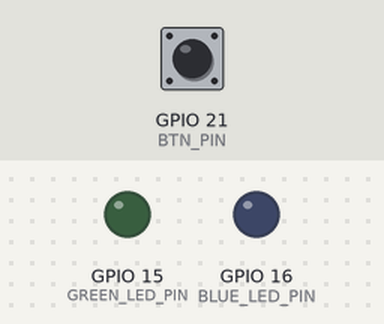
Simulated run of this program. Board: ESP32-S3. Shown: output pins drawn as LEDs (lit = HIGH). Dashed ring = blinking. Inputs (shaded band) come from the test bench; at power-on: GPIO 21 (BTN_PIN) HIGH.

Above: at 1.2 s.
1.3 s: GPIO 21 (BTN_PIN) pulled LOW for 1 s
At 1.4 s:
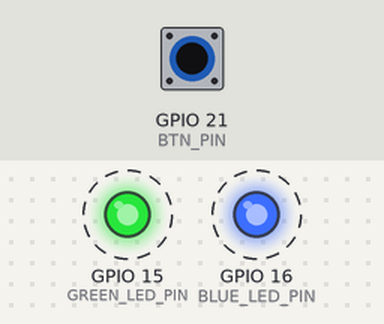
4.3 s: GPIO 21 (BTN_PIN) pulled LOW for 3.2 s
At 8.7 s:
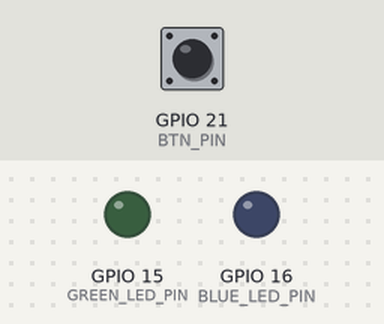
Timing chart, 0 to 10.2 s (numbered marks = the images above; inputs shaded):
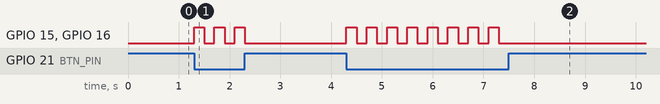

Measured:
- after the input at 1.3 s, GPIO 15 (GREEN_LED_PIN), GPIO 16 (BLUE_LED_PIN): alternates HIGH for 0.20 s and LOW for 0.20 s, 6 changes in all, then stays LOW, starting at once
- after the input at 4.3 s, GPIO 15 (GREEN_LED_PIN), GPIO 16 (BLUE_LED_PIN): alternates HIGH for 0.20 s and LOW for 0.20 s, 16 changes in all, then stays LOW, starting at once

The program:

main.cpp
```cpp
#include <Arduino.h>

#define GREEN_LED_PIN 15
#define BLUE_LED_PIN 16
#define BTN_PIN 21

void setup()
{
    pinMode(BLUE_LED_PIN, OUTPUT);
    pinMode(GREEN_LED_PIN, OUTPUT);
    pinMode(BTN_PIN, INPUT_PULLUP);
}

void loop()
{
    int btnState = digitalRead(BTN_PIN);

    if (btnState == LOW)
    {
        digitalWrite(BLUE_LED_PIN, HIGH);
        digitalWrite(GREEN_LED_PIN, HIGH);
        delay(200);
        digitalWrite(BLUE_LED_PIN, LOW);
        digitalWrite(GREEN_LED_PIN, LOW);
        delay(200);
    }
}
```
